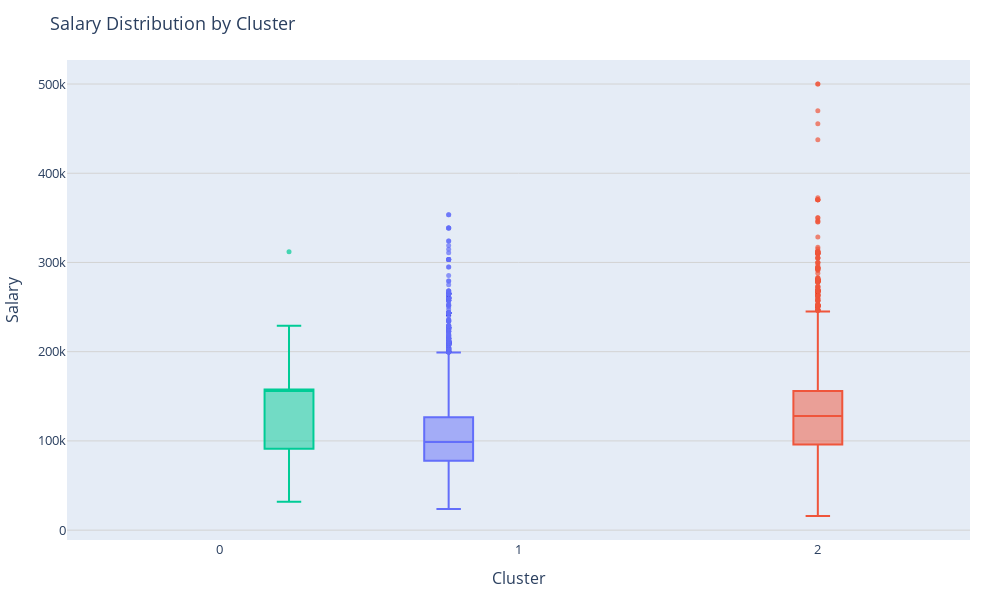

This figure's notebook cell:
### Code cell
import plotly.express as px

fig = px.box(
    df,
    x='cluster',
    y='SALARY',
    color='cluster',
    title="Salary Distribution by Cluster",
    labels={'cluster': 'Cluster', 'SALARY': 'Salary'},
    width=1000,
    height=600,
    points='outliers'  # Show outliers only (better spacing)
)

# Improve layout and box width
fig.update_traces(
    marker=dict(size=5, opacity=0.7),  # outlier dots
    line=dict(width=2),                # box border width
    selector=dict(type='box')
)

# Update layout to center and balance plot
fig.update_layout(
    font=dict(size=13),
    title_font=dict(size=18),
    boxmode='group',
    showlegend=False,
    margin=dict(l=60, r=30, t=60, b=60),
    xaxis=dict(title='Cluster', tickmode='linear'),
    yaxis=dict(title='Salary', zeroline=False, gridcolor='lightgray')
)

fig.show()

### Figure 1 — Plotly figure (JSON) as saved in the notebook; plotly's stock layout.template omitted (floating-point values rounded to 4 significant figures; data arrays with more than 128 entries replaced by an {"elided": "..."} marker saying what was removed)
{"data": [{"alignmentgroup": "True", "boxpoints": "outliers", "hovertemplate": "Cluster=%{x}<br>Salary=%{y}<extra></extra>", "legendgroup": "1", "line": {"width": 2}, "marker": {"color": "#636efa", "opacity": 0.7, "size": 5}, "name": "1", "notched": false, "offsetgroup": "1", "orientation": "v", "showlegend": true, "type": "box", "x": {"elided": "29329 int values"}, "x0": " ", "xaxis": "x", "y": {"elided": "29329 float values"}, "y0": " ", "yaxis": "y"}, {"alignmentgroup": "True", "boxpoints": "outliers", "hovertemplate": "Cluster=%{x}<br>Salary=%{y}<extra></extra>", "legendgroup": "2", "line": {"width": 2}, "marker": {"color": "#EF553B", "opacity": 0.7, "size": 5}, "name": "2", "notched": false, "offsetgroup": "2", "orientation": "v", "showlegend": true, "type": "box", "x": {"elided": "42852 int values"}, "x0": " ", "xaxis": "x", "y": {"elided": "42852 float values"}, "y0": " ", "yaxis": "y"}, {"alignmentgroup": "True", "boxpoints": "outliers", "hovertemplate": "Cluster=%{x}<br>Salary=%{y}<extra></extra>", "legendgroup": "0", "line": {"width": 2}, "marker": {"color": "#00cc96", "opacity": 0.7, "size": 5}, "name": "0", "notched": false, "offsetgroup": "0", "orientation": "v", "showlegend": true, "type": "box", "x": {"elided": "317 int values"}, "x0": " ", "xaxis": "x", "y": {"elided": "317 float values"}, "y0": " ", "yaxis": "y"}], "layout": {"boxmode": "group", "font": {"size": 13}, "height": 600, "legend": {"title": {"text": "Cluster"}, "tracegroupgap": 0}, "margin": {"b": 60, "l": 60, "r": 30, "t": 60}, "showlegend": false, "title": {"font": {"size": 18}, "text": "Salary Distribution by Cluster"}, "width": 1000, "xaxis": {"anchor": "y", "categoryarray": [1, 2, 0], "categoryorder": "array", "domain": [0, 1], "tickmode": "linear", "title": {"text": "Cluster"}}, "yaxis": {"anchor": "x", "domain": [0, 1], "gridcolor": "lightgray", "title": {"text": "Salary"}, "zeroline": false}}}
